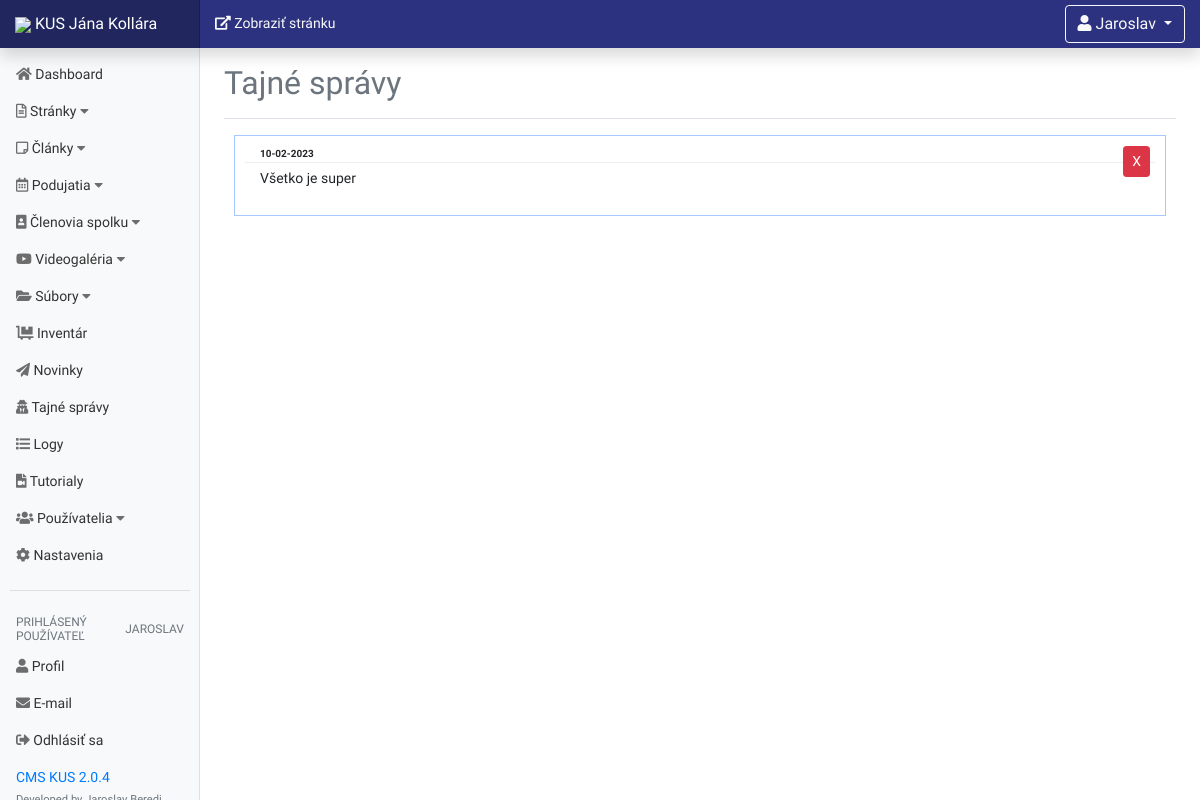
The app's page /dashboard/secret-posts.php (signed in), older data.
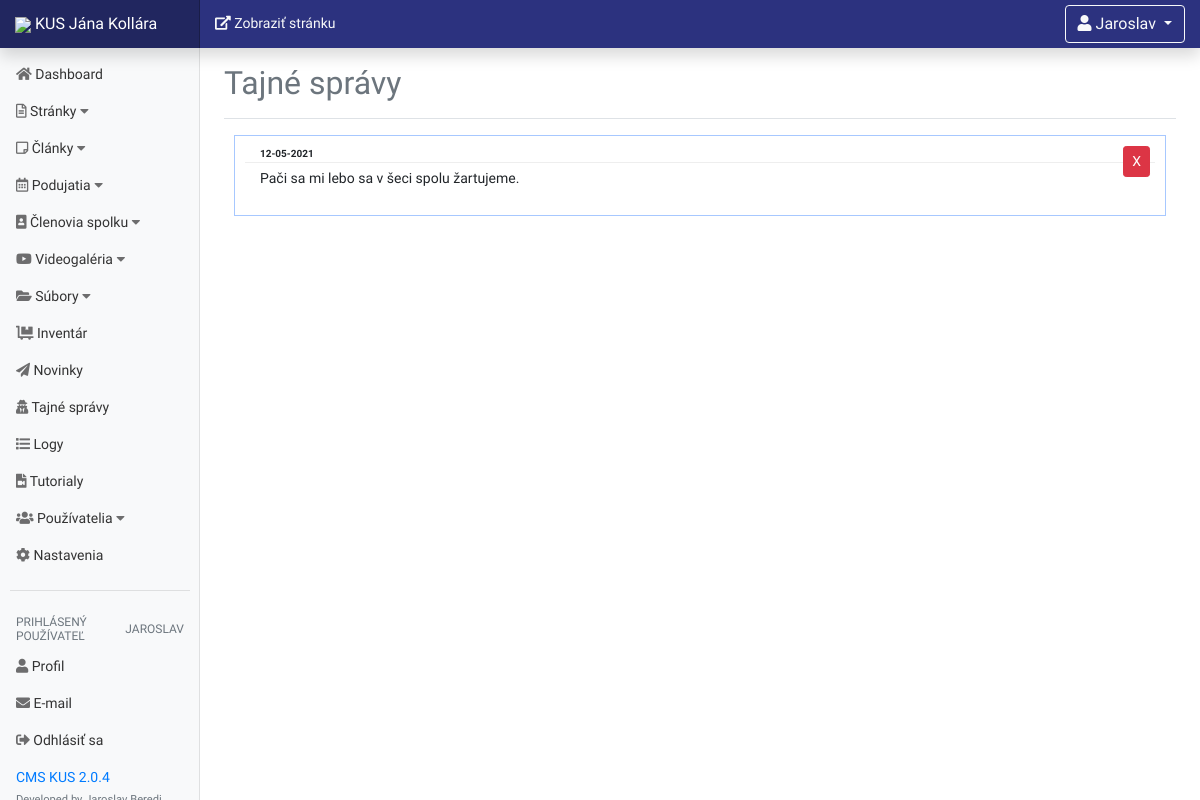
The same page, newer data.
### tables this page shows
CREATE TABLE `secretmsgs`
(
    `id`   int(11) NOT NULL,
    `msg`  text NOT NULL,
    `date` text NOT NULL
);

### dashboard/secret-posts.php (the view, shortened to what this page needs)
<?php
include "includes/header.php";
?>
<div class="col-md-10 col-sm-12 d-none d-md-inline">
    <a class="float-left text-light mt-2" href="../index.php" target="_blank"><i class="fas fa-external-link-alt"></i>
        Zobraziť stránku</a>
	<?php
	include 'includes/profile_dropdown.php';
	?>
</div>
</nav>
<div class="container-fluid">
    <div class="row">
		<?php
		include "includes/navigation.php";
		?>
        <main role="main" class="col-md-9 ml-sm-auto col-lg-10 px-4">
            <div class="d-flex justify-content-between flex-wrap flex-md-nowrap align-items-center pt-3 pb-2 mb-3 border-bottom">
                <h1 class="h2 text-muted">Tajné správy</h1>
            </div>
			<?php
			try {
				include 'includes/db.php';
				$query = "SELECT * FROM secretmsgs ORDER BY id DESC";
				$send_info = $connection->prepare($query);
				$send_info->execute();
				while ($row = $send_info->fetch(PDO::FETCH_ASSOC)) {
					$id = $row['id'];
					$msg = $row['msg'];
					$date = $row['date'];
					?>
                    <div class="row secret-msg-row">
                        <div class="col-sm-12"
                             style="border-bottom: 1px solid #eeeeee; padding: 0 0 1px 15px; margin: 0px;">
                            <p style="font-size: 10px; margin: 0px; padding: 0px;">
                                <strong><?= $date ?></strong>
                            </p>
                        </div>
                        <a href="secret-posts.php?delete=<?= $id ?>" class="btn btn-danger btn-sm delete-button"
                           style="position:absolute; right: 50px; display: block; z-index: 100">X</a>
                        <div class="col-sm-12">
                            <p style="padding-top: 5px;">
								<?= $msg ?>
                            </p>
                        </div>
                    </div>
					<?php
				}
			} catch (Exception $e) {
				echo $e;
			}
			?>
        </main>
    </div>
</div>
<?php
include 'includes/footer.php';
?>

Row changes from the older to the newer data that the page shows:
removed secretmsgs: date "10-02-2023", msg "Všetko je super"
added secretmsgs: date "12-05-2021", msg "Pači sa mi lebo sa v šeci spolu žartujeme."
